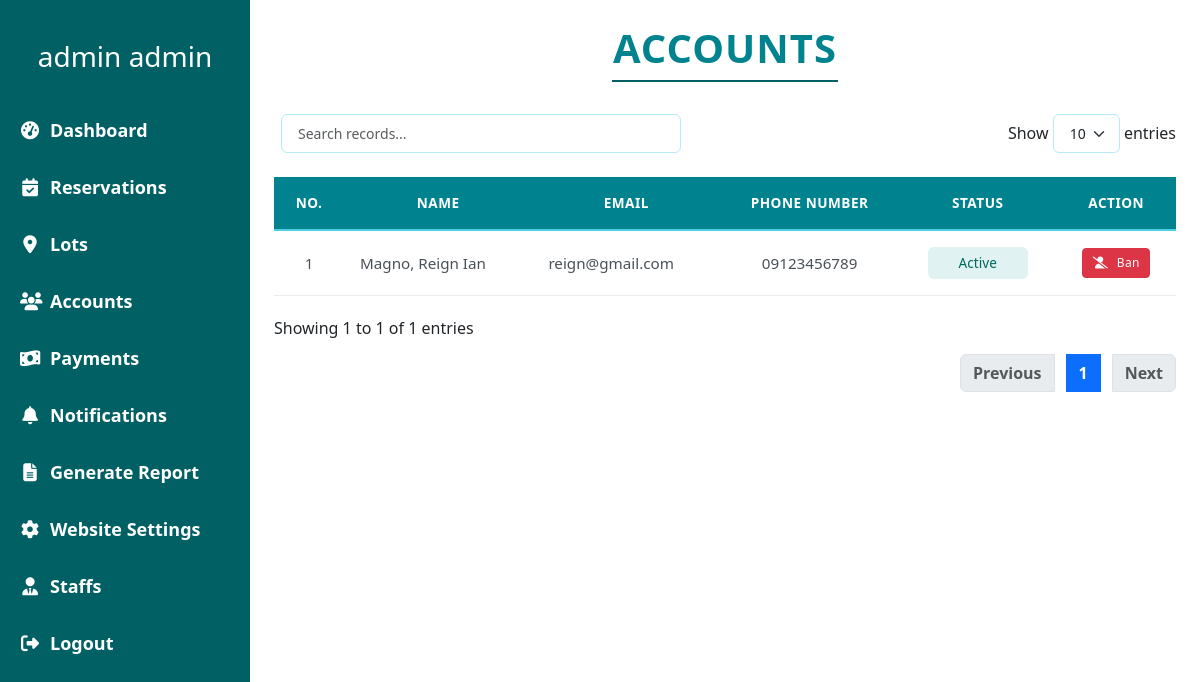
Screenshot of /admin/accounts.php (signed in) with the database file from the repository.
### tables this page shows
CREATE TABLE `account` (
  `account_id` int(11) NOT NULL,
  `username` varchar(255) NOT NULL,
  `password` varchar(255) NOT NULL,
  `first_name` varchar(255) NOT NULL,
  `middle_name` varchar(250) NOT NULL,
  `last_name` varchar(255) NOT NULL,
  `email` varchar(255) DEFAULT NULL,
  `phone_number` varchar(20) NOT NULL,
  `created_at` timestamp NOT NULL DEFAULT current_timestamp(),
  `is_customer` tinyint(1) NOT NULL DEFAULT 1,
  `is_admin` tinyint(1) NOT NULL DEFAULT 0,
  `is_banned` tinyint(1) DEFAULT 0
);

### admin/accounts/accounts.class.php (called while the page is built, shortened)
<?php
require_once __DIR__ . '/../../database.php';
class Accounts_class{
    protected $db;
    function __construct(){
        $this->db = new Database();
    }
    function showALL_account(){
        $sql = "SELECT *, CASE WHEN is_banned = 1 THEN 'Banned' ELSE 'Active' END as status FROM account WHERE (is_customer = 1 AND is_admin = 0);";
        $query = $this->db->connect()->prepare($sql);
        $data = null;
        if($query->execute()){
            $data = $query->fetchAll();
        }
        return $data;
    }
}

### database.php (called while the page is built, shortened)
<?php
class Database{
    private $host = 'localhost';
    private $username = 'root';
    private $password = '';
    private $dbname = 'burial_db';
    protected $connection;
    function connect(){
        try {
            if($this->connection === null){
                $dsn = "mysql:host=$this->host;dbname=$this->dbname";
                $this->connection = new PDO($dsn, $this->username, $this->password, [
                    PDO::ATTR_ERRMODE => PDO::ERRMODE_EXCEPTION,
                    PDO::ATTR_DEFAULT_FETCH_MODE => PDO::FETCH_ASSOC,
                    PDO::ATTR_EMULATE_PREPARES => false
                ]);
            }
            return $this->connection;
        } catch (PDOException $e) {
            error_log("Database Connection Error: " . $e->getMessage());
            error_log("DSN: mysql:host=$this->host;dbname=$this->dbname");
            throw new Exception("Database connection failed: " . $e->getMessage());
        }
    }
}

### admin/accounts.php (the view, shortened to what this page needs)
<?php
    include(__DIR__ . '/nav/navigation.php');
    require_once (__DIR__ . '/accounts/accounts.class.php');
    $burialObj = new Accounts_class();
    $cusarray = $burialObj->showALL_account();
?>
<link rel="stylesheet" type="text/css" href="https://cdn.datatables.net/1.13.7/css/dataTables.bootstrap5.min.css">
<div class="container-fluid px-4 py-4">
    <section id="accounts">
        <div class="text-center mb-4">
            <h1 class="display-5 fw-bold text-uppercase" style="color: #006064;">ACCOUNTS</h1>
            <div class="border-bottom border-2 w-25 mx-auto" style="border-color: #006064 !important;"></div>
        </div>
        <div class="card">
            <div class="card-body">
                <table id="accountsTable" class="table">
                    <thead>
                        <tr>
                            <th>No.</th>
                            <th>Name</th>
                            <th>Email</th>
                            <th>Phone Number</th>
                            <th>Status</th>
                            <th>Action</th>
                        </tr>
                    </thead>
                    <tbody>
                        <?php
                            $i = 1;
                            foreach ($cusarray as $cusarr){
                        ?>
                        <tr>
                            <td class="text-center"><?= $i ?></td>
                            <td><?= $cusarr['last_name'] ?>, <?= $cusarr['first_name'] ?></td>
                            <td><?= $cusarr['email'] ?></td>
                            <td class="text-center"><?= $cusarr['phone_number'] ?></td>
                            <td class="text-center">
                                <span class="status-badge <?= strtolower($cusarr['status']) ?>">
                                    <?= $cusarr['status'] ?>
                                </span>
                            </td>
                            <td class="text-center">
                                <form method="POST" style="display: inline;">
                                    <button type="submit" name="toggle_ban"
                                            class="btn btn-sm <?= $cusarr['status'] == 'Banned' ? 'btn-success' : 'btn-danger' ?> d-flex align-items-center mx-auto">
                                        <i class="fas <?= $cusarr['status'] == 'Banned' ? 'fa-user-check' : 'fa-user-slash' ?> me-1"></i>
                                        <?= $cusarr['status'] == 'Banned' ? 'Unban' : 'Ban' ?>
                                    </button>
                                </form>
                            </td>
                        </tr>
                        <?php
                                $i++;
                            }
                        ?>
                    </tbody>
                </table>
            </div>
        </div>
    </section>
</div>
</body>
</html>

### admin/admin.css (style rules this page uses)
* { border: 0; margin: 0; padding: 0; }
:root { --primary-dark: #006064; --primary-light: #e0f2f1; --secondary: #b2dfdb; --accent: #455a64; --text-dark: #263238; --text-light: #ffffff; }
body { display: flex; background-color: white; min-height: 100vh; margin: 0; }
section { width: 100%; height: auto; overflow-y: auto; }
.card { border: none; border-radius: 10px; box-shadow: 0 4px 6px rgba(0, 0, 0, 0.1); transition: all 0.3s ease; height: 100%; }
.card-body { display: flex; flex-direction: column; }

### admin/accounts.php (style rules this page uses)
.table { border-collapse: separate !important; border-spacing: 0 !important; width: 100% !important; margin-bottom: 0 !important; border: none !important; }
.table thead th { background-color: #00838f !important; color: white !important; font-weight: 600 !important; text-transform: uppercase !important; font-size: 0.85rem !important; letter-spacing: 0.5px !important; padding: 1rem !important; text-align: center !important; border: none !important; border-bottom: 2px solid #4dd0e1 !important; }
.table tbody td { padding: 1rem !important; vertical-align: middle !important; border: none !important; border-bottom: 1px solid #e9ecef !important; color: #495057 !important; font-size: 0.95rem !important; }
.table tbody tr:nth-of-type(odd) { background-color: #f5fcfd !important; }
.status-badge { padding: 0.35rem 0.75rem !important; border-radius: 6px !important; font-size: 0.85rem !important; font-weight: 500 !important; display: inline-block !important; text-align: center !important; min-width: 100px !important; }
.status-badge.active { background-color: #e0f2f1 !important; color: #00695c !important; }
.btn-sm { padding: 0.3rem 0.6rem !important; font-size: 0.75rem !important; border-radius: 4px !important; font-weight: 500 !important; letter-spacing: 0.3px !important; display: inline-flex !important; align-items: center !important; gap: 0.3rem !important; }
.card { border: none !important; border-radius: 12px !important; background: white !important; box-shadow: none !important; overflow-x: hidden !important; }
.card-body { padding: 0 !important; }
.display-5 { font-size: 2.5rem !important; margin-bottom: 0.5rem !important; letter-spacing: 1px !important; color: #00838f !important; }
.border-bottom { margin-bottom: 2rem !important; border-color: #4dd0e1 !important; }

### rows the page displays
account: last_name "Magno", first_name "Reign Ian", email "reign@gmail.com", phone_number "09123456789", status "Active"

### other values shown
$_SESSION['account']['first_name'] "admin"
$_SESSION['account']['last_name'] "admin"
